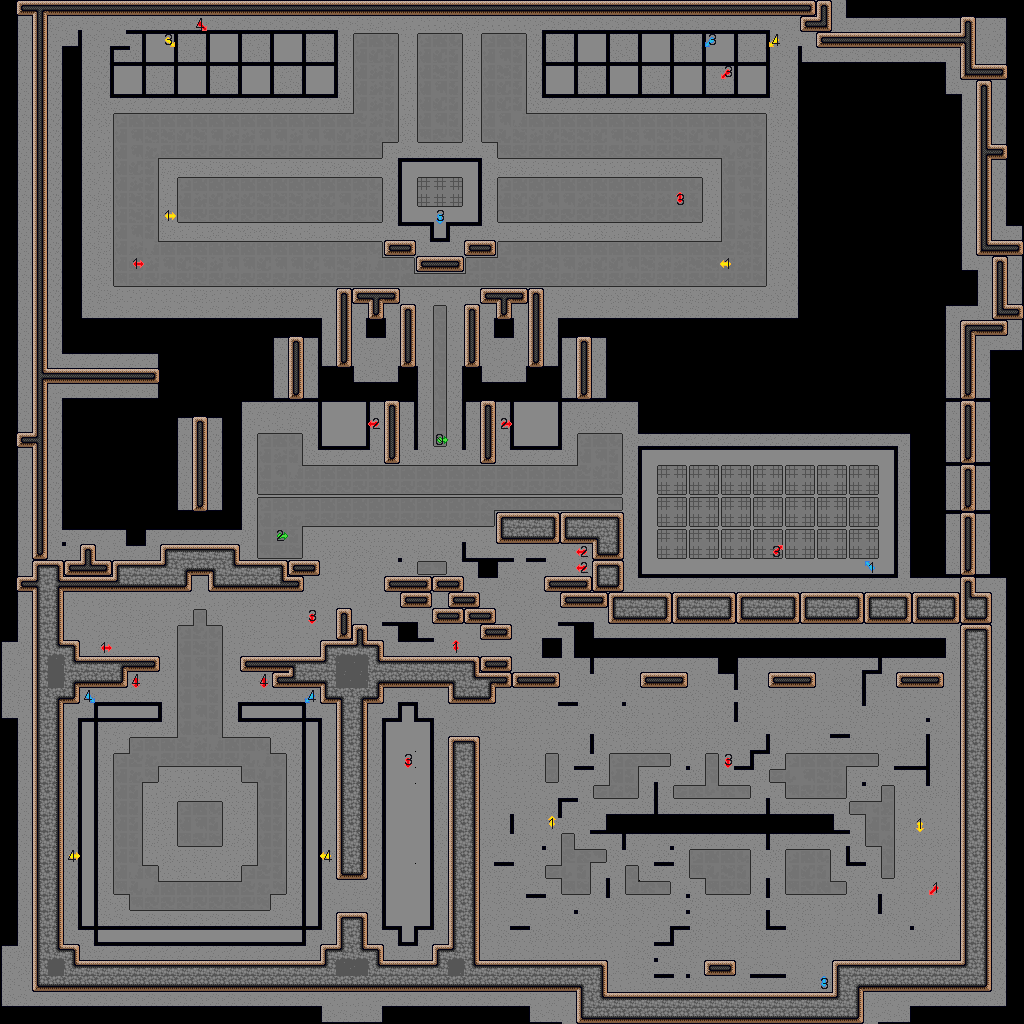

This is a level from a 2D game, rendered from its Tiled map with the project's own tilesets. A one-line summary and the map file follow, with tile-layer data summarised:
An orthogonal 64x64 tile map with 16x16 px tiles, 2 tile layers (Ground, Flags), 2 hidden layers not drawn, 2 tilesets and 14 objects (ground).

<map version="1.10" tiledversion="1.12.2" orientation="orthogonal" renderorder="left-up" width="64" height="64" tilewidth="16" tileheight="16" infinite="0" nextlayerid="19" nextobjectid="574">
 <tileset firstgid="1" source="tileset.tsx" />
 <tileset firstgid="235" source="tileset_flags2.tsx" />
 <layer id="1" name="Empty Ground" width="64" height="64" visible="0" locked="1">
  <data>[4096 cells, 4096 non-empty, 1 distinct tile ids]</data>
 </layer>
 <layer id="13" name="Ground" width="64" height="64" locked="1">
  <data>[4096 cells, 4096 non-empty, 134 distinct tile ids]</data>
 </layer>
 <layer id="17" name="Flags" width="64" height="64">
  <properties>
   <property name="flags" type="bool" value="true" />
  </properties>
  <data>[4096 cells, 33 non-empty, 27 distinct tile ids]</data>
 </layer>
 <objectgroup color="#ffff00" id="14" name="Object" locked="1">
  <object id="365" template="dir_light.tx" x="432" y="690">
   <properties>
    <property name="cone" type="float" value="0.07" />
   </properties>
  </object>
  <object id="366" template="dir_light.tx" x="664" y="690" />
  <object id="367" template="dir_light.tx" x="720" y="958">
   <properties>
    <property name="dir" type="float" value="0.25" />
   </properties>
  </object>
  <object id="368" template="dir_light.tx" x="792" y="690" />
  <object id="369" template="dir_light.tx" x="848" y="958">
   <properties>
    <property name="dir" type="float" value="0.25" />
   </properties>
  </object>
  <object id="371" template="dir_light.tx" x="376" y="328" />
  <object id="373" template="dir_light.tx" x="504" y="328" />
  <object id="377" template="dir_light.tx" x="920" y="690" />
  <object id="378" template="dir_light.tx" x="536" y="690" />
  <object id="379" template="dir_light.tx" x="592" y="958">
   <properties>
    <property name="dir" type="float" value="0.25" />
   </properties>
  </object>
  <object id="380" template="ground_light.tx" type="ground" x="200" y="824">
   <properties>
    <property name="color" type="color" value="#c8ff825c" />
   </properties>
  </object>
 </objectgroup>
 <objectgroup id="18" name="spawn" visible="0" locked="1">
  <object id="548" x="416" y="512">
   <properties>
    <property name="spawn" type="bool" value="true" />
   </properties>
   <point />
  </object>
  <object id="553" x="832" y="512">
   <properties>
    <property name="mob" type="bool" value="true" />
    <property name="x2" type="float" value="1344" />
    <property name="y2" type="float" value="600" />
   </properties>
   <point />
  </object>
 </objectgroup>
 <layer id="15" name="Arena" width="64" height="64" visible="0" locked="1">
  <data>[4096 cells, 4096 non-empty, 17 distinct tile ids]</data>
 </layer>
 <objectgroup color="#ffff00" id="16" name="Object" visible="0" locked="1">
  <object id="573" x="336" y="528">
   <properties>
    <property name="spawn" type="bool" value="true" />
   </properties>
   <point />
  </object>
 </objectgroup>
</map>
